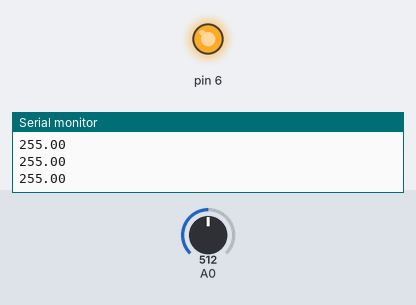
Simulated run of this sketch. Board: Arduino Uno, built with avr-gcc and run on an emulated ATmega328P. On the bench: output pins drawn as LEDs (lit = HIGH), the last lines printed to the serial monitor. The inputs (shaded band) are chosen by the test bench; at power-on: A0 = 512.

Above: at 1.2 s.
1.3 s: A0 set to 376
2.8 s: A0 set to 352
At 3.6 s:
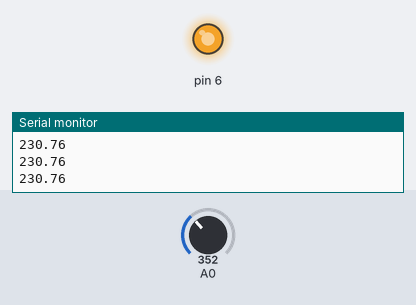
4.3 s: A0 set to 306
At 4.7 s:
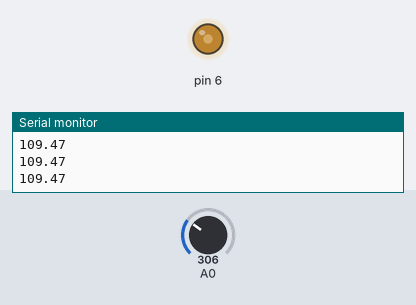
Timing chart, 0 to 7.3 s (numbered marks = the images above; inputs shaded):
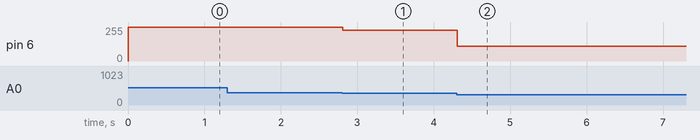

The sketch:

Proportional_control_for_dc_motor.ino
```cpp
#include <Servo.h>

Servo myservo;  // create servo object to control a servo

double potcurval;    // variable to read the value from the analog pin
 double angle=70 ;

 double curangle,kP=10,kI=0,kD=0,Last=0;
 double P=0,I=0,D=0,Drive,Error=0,Integral=0;
 void backward()
 {
   digitalWrite(12,HIGH);
   digitalWrite(9,LOW);
 }
  void forward()
 {
   digitalWrite(12,LOW);
   digitalWrite(9,HIGH);
 }
 void halt()
 {
    digitalWrite(12,LOW);
   digitalWrite(9,LOW);
 }
void setup()
{
 // myservo.attach(6);  // attaches the servo on pin 9 to the servo object

  Serial.begin(9600);
}
 void Errorcalc()
 {
   potcurval=(double)analogRead(A0)+1;
   potcurval=(potcurval/1024)*5;
    curangle=(potcurval/5)*270;

                Error = curangle-angle;
 }
void loop()
{
                 Errorcalc();
                if (abs(Error) < 10){ // prevent integral 'windup'
                Integral = Integral + Error; // accumulate the error integral
                }
                else {
                Integral=0; // zero it if out of bounds
                }
                P = Error*kP; // calc proportional term
                I = Integral*kI; // integral term
                D = (Last-curangle)*kD; // derivative term

                Drive = P + I + D; // Total drive = P+I+D

                //Drive = (Drive/550)*255; // scale Drive to be in the range 0-255


                if (abs(Drive)>255) {
                Drive=(Drive/abs(Drive)) * 255;
                }


                Serial.println(Drive);

                if (Error < 0){ // Check which direction to go.
                forward();

                }
                else if(Error >=0){ // depending on the sign of Error
                 backward();

                }

                if(abs(Drive)<50 || abs(Error)<5)
                {
                  halt();
                }

                analogWrite (6,abs(Drive)); // send PWM command to motor board
                Last=curangle;
   /*
    Serial.println("P :");
    Serial.println(P);
    Serial.println("I :");
    Serial.println(I);
    Serial.println("D :");
    Serial.println(D);
    */

}
```

Measured:
- after the input at 2.8 s, pin 6: 255/255 → 230/255 at once
- after the input at 4.3 s, pin 6: 230/255 → 109/255 at once
